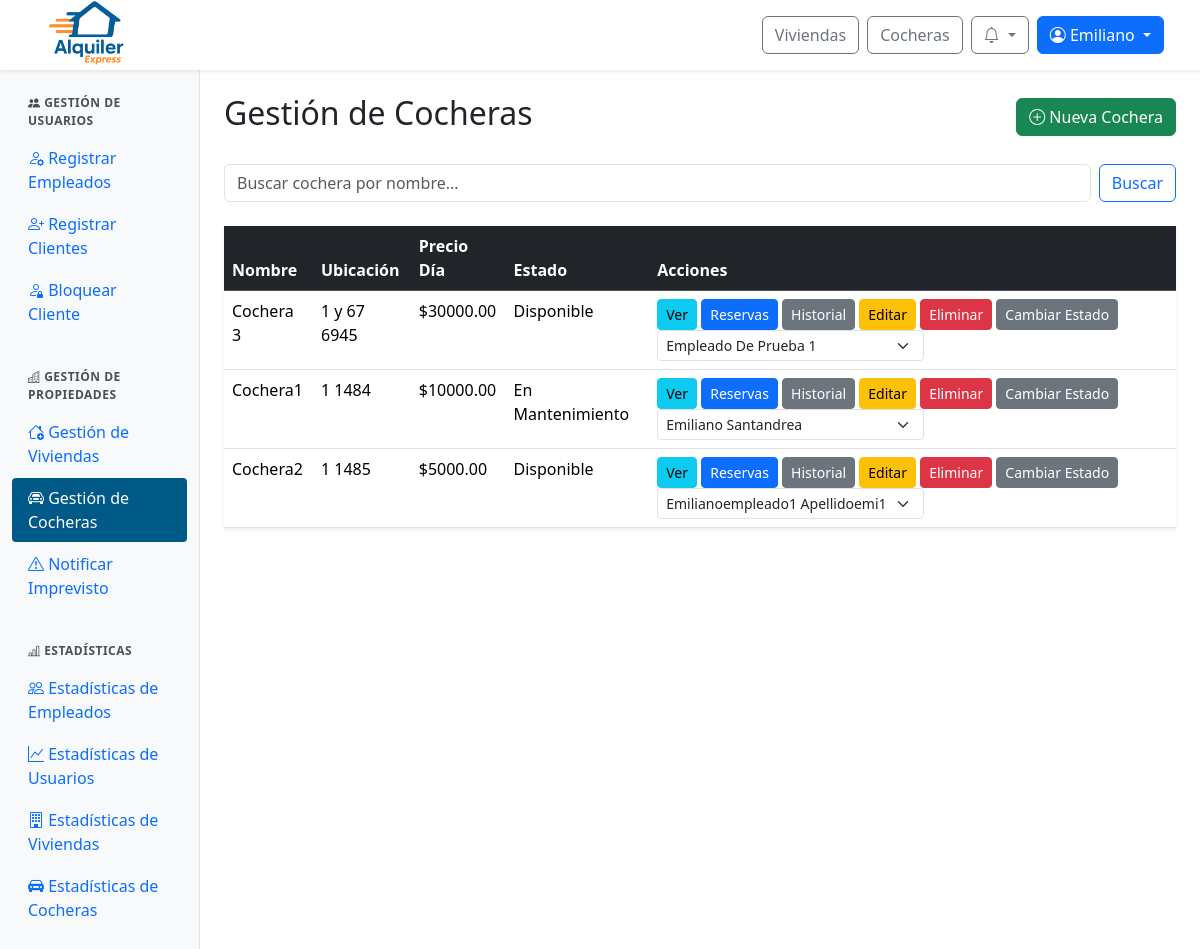
/panel/cocheras/ (signed in), run on an earlier commit of the app's database.
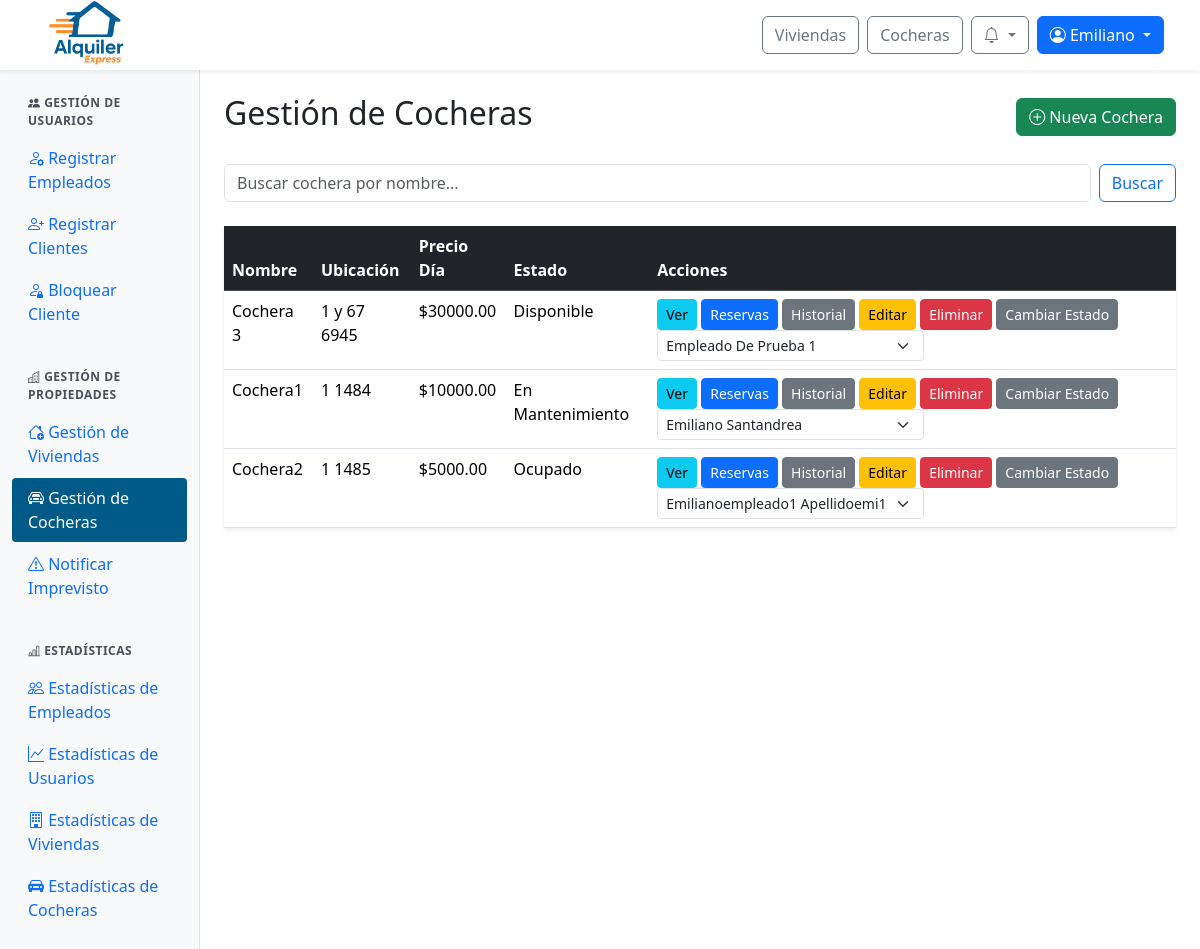
And on a later commit of the database.
### web/models.py (models this page shows, shortened)
class Cochera(models.Model):
    id_cochera = models.AutoField(primary_key=True)
    nombre = models.CharField(max_length=100, unique=True)
    alto = models.FloatField()
    ancho = models.FloatField()
    largo = models.FloatField()
    cantidad_vehiculos = models.IntegerField()
    con_techo = models.BooleanField()
    descripcion = models.TextField()
    direccion = models.TextField()
    provincia = models.ForeignKey(Provincia, on_delete=models.SET_NULL, null=True)
    ciudad = models.ForeignKey(Ciudad, on_delete=models.SET_NULL, null=True)
    precio_por_dia = models.DecimalField(max_digits=10, decimal_places=2)
    politica_cancelacion = models.TextField()
    fecha_publicacion = models.DateField()
    estado = models.ForeignKey(Estado, on_delete=models.SET_NULL, null=True)
    empleado = models.ForeignKey(Perfil, null=True, blank=True, on_delete=models.SET_NULL)
    minimo_dias_alquiler = models.PositiveIntegerField(default=1, verbose_name="Mínimo de días de alquiler")

class Estado(models.Model):
    id_estado = models.AutoField(primary_key=True)
    nombre = models.CharField(max_length=100)

class Perfil(models.Model):
    id_perfil = models.AutoField(primary_key=True)
    usuario = models.OneToOneField(User, on_delete=models.CASCADE)
    dni = models.CharField(max_length=20)
    fecha_nacimiento = models.DateField(null=True, blank=True)

### web/views/viewsAdminPropiedades.py (the view)
# urls.py: path('panel/cocheras/', viewsAdminPropiedades.admin_cocheras, name='admin_cocheras'),
@login_required
@user_passes_test(is_admin_or_empleado)
def admin_cocheras(request):
    query = request.GET.get('q', '').strip()
    cocheras = Cochera.objects.exclude(estado__nombre='Eliminado').order_by('nombre')
    if query:
        cocheras = cocheras.filter(
            Q(nombre__icontains=query) | Q(descripcion__icontains=query)
        )
    empleados = Perfil.objects.filter(usuario__groups__name="empleado")
    admins = Perfil.objects.filter(usuario__is_staff=True).distinct()
    fechas_max_ocupadas = {}
    for cochera in cocheras:
        reservas_activas = Reserva.objects.filter(
            cochera=cochera,
            estado__nombre__in=['Aprobada', 'Pagada', 'Confirmada'],
            fecha_inicio__gte=date.today()
        ).order_by('fecha_inicio')
        if reservas_activas.exists():
            fecha_bloqueo = reservas_activas.first().fecha_inicio - timedelta(days=1)
            fechas_max_ocupadas[cochera.id_cochera] = fecha_bloqueo.strftime('%Y-%m-%d')
        else:
            fechas_max_ocupadas[cochera.id_cochera] = None
    fechas_ocupadas_dict = {}
    for cochera in cocheras:
        estados_mantenimiento = CocheraEstado.objects.filter(
            cochera=cochera,
            estado__nombre='En Mantenimiento',
            fecha_fin__gte=date.today()
        ).order_by('fecha_inicio')
        fechas_bloqueadas_cochera = []
        for estado_mantenimiento in estados_mantenimiento:
            if estado_mantenimiento.fecha_inicio and estado_mantenimiento.fecha_fin:
                delta = estado_mantenimiento.fecha_fin - estado_mantenimiento.fecha_inicio
                for i in range(delta.days + 1):
                    day = estado_mantenimiento.fecha_inicio + timedelta(days=i)
                    fechas_bloqueadas_cochera.append(day.strftime('%Y-%m-%d'))
        fechas_ocupadas_dict[cochera.id_cochera] = fechas_bloqueadas_cochera
    estados = list(Estado.objects.filter(nombre__in=["Disponible", "En Mantenimiento"]).values('id_estado', 'nombre'))
    id_disponible = next((e['id_estado'] for e in estados if e['nombre'] == "Disponible"), None)
    id_mantenimiento = next((e['id_estado'] for e in estados if e['nombre'] == "En Mantenimiento"), None)
    return render(request, 'admin/admin_cocheras.html', {
        'cocheras': cocheras,
        'query': query,
        'empleados': empleados,
        'id_disponible': id_disponible,
        'id_mantenimiento': id_mantenimiento,
        'admins': admins,
        'fechas_max_ocupadas': fechas_max_ocupadas,  # Asegúrate de pasar esta variable
        'fechas_ocupadas_dict': fechas_ocupadas_dict, # Asegúrate de pasar esta variable
    })

### web/authentication.py (called while the page is built)
    def get_user(self, user_id):
        try:
            return User.objects.get(pk=user_id)
        except User.DoesNotExist:
            return None

### web/context_processors.py (called while the page is built)
def notifications(request):
    if request.user.is_authenticated:
        try:
            return {
                'notificaciones': request.user.perfil.notificacion_set.order_by('-fecha_creacion')[:10],
                'notificaciones_no_leidas': request.user.perfil.notificacion_set.filter(leido=False).count()
            }
        except Exception:
            return {}
    return {}

def is_client_context(request):
    return {'is_client': is_client(request.user)}

### web/utils.py (called while the page is built)
def is_client(user):
    return user.is_authenticated and user.groups.filter(name="cliente").exists()

def is_admin_or_empleado(user):
    return user.is_authenticated and (user.is_staff or user.groups.filter(name="empleado").exists())

### web/templates/admin/admin_cocheras.html (shortened to what this page needs)
{% extends 'admin/admin_base.html' %}
{% block admin_content %}
<div class="d-flex justify-content-between align-items-center mb-4">
    <h2>Gestión de Cocheras</h2>
    {% if user.is_staff %}
    <a href="{% url 'admin_cocheras_alta' %}" class="btn btn-success">
        <i class="bi bi-plus-circle"></i> Nueva Cochera
    </a>
    {% endif %}
    <link rel="stylesheet" href="https://cdn.jsdelivr.net/npm/flatpickr/dist/flatpickr.min.css">
</div>
<form class="d-flex mb-4" role="search" method="GET" action="{% url 'admin_cocheras' %}">
    <input class="form-control me-2" type="search" placeholder="Buscar cochera por nombre..." aria-label="Search" name="q" value="{{ query }}">
    <button class="btn btn-outline-primary" type="submit">Buscar</button>
</form>
<div class="shadow-sm">
  <div class="card-body">
    <table class="table table-hover">
      <thead class="table-dark">
        <tr>
          <th scope="col">Nombre</th>
          <th scope="col">Ubicación</th>
          <th scope="col">Precio Día</th>
          <th scope="col">Estado</th>
          <th scope="col">Acciones</th>
        </tr>
      </thead>
      <tbody>
        {% for cochera in cocheras %}
        <tr>
          <td>{{ cochera.nombre }}</td>
          <td>{{ cochera.direccion }}</td>
          <td>${{ cochera.precio_por_dia|floatformat:2 }}</td>
          <td>{{ cochera.estado.nombre }}</td>
          <td>
            <a href="{% url 'detalle_cochera' cochera.id_cochera %}" class="btn btn-sm btn-info" title="Ver Detalles">Ver</a>
            <a href="{% url 'admin_cocheras_reservas' cochera.id_cochera %}" class="btn btn-sm btn-primary" title="Ver Estado/Reservas">Reservas</a>
            <a href="{% url 'admin_cocheras_historial' cochera.id_cochera %}" class="btn btn-sm btn-secondary" title="Ver Historial">Historial</a>
            {% if user.is_staff %}
              <a href="{% url 'admin_cocheras_editar' cochera.id_cochera %}" class="btn btn-sm btn-warning" title="Editar">Editar</a>
              <a href="#" class="btn btn-sm btn-danger eliminar-cochera"
                 data-id="{{ cochera.id_cochera }}"
                 data-nombre="{{ cochera.nombre }}"
                 title="Eliminar">Eliminar</a>
              <button type="button"
                      class="btn btn-sm btn-secondary cambiar-estado-btn"
                      data-cochera="{{ cochera.id_cochera }}"
                      data-estado-actual="{{ cochera.estado.nombre }}"
                      data-nombre="{{ cochera.nombre }}">
                Cambiar Estado
              </button>
              <form method="post" action="{% url 'cambiar_empleado_cochera' cochera.id_cochera %}" style="display:inline;">
                <select name="empleado" class="form-select form-select-sm d-inline w-auto align-middle" onchange="this.form.submit()">
                  {% for empleado in empleados %}
                    <option value="{{ empleado.usuario.id }}" {% if cochera.empleado and cochera.empleado.usuario.id == empleado.usuario.id %}selected{% endif %}>
                      {{ empleado.usuario.get_full_name }}
                    </option>
                  {% endfor %}
                  {% for admin in admins %}
                    <option value="{{ admin.usuario.id }}" style="color: #F26A1B;" {% if cochera.empleado and cochera.empleado.usuario.id == admin.usuario.id %}selected{% endif %}>
                      {{ admin.usuario.get_full_name }}
                    </option>
                  {% endfor %}
                </select>
              </form>
            {% endif %}
          </td>
        </tr>
        {% empty %}
        <tr>
          <td colspan="6">No se encontraron cocheras.</td>
        </tr>
        {% endfor %}
      </tbody>
    </table>
  </div>
</div>
{% endblock %}

What changed in the data, as far as the page shows it:
changed Cochera "Cochera2": estado.nombre "Disponible" → "Ocupado"
